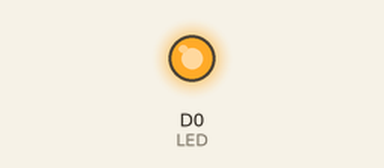
Recording of a sketch running on a simulated ESP8266 (NodeMCU). On the bench: output pins drawn as LEDs (lit = HIGH).

Above: at 2.4 s.
At 7.05 s:
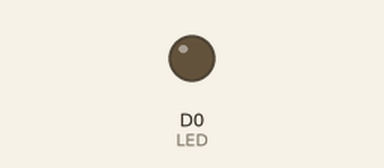
Timing chart, 0 to 7.3 s (numbered marks = the images above):
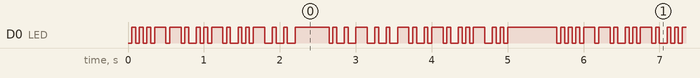

The sketch:

NodeMCU__Hello_World_in_Morse_Light.ino
```cpp
String msg = ".... . .-.. .-.. --- / .-- --- .-. .-.. -..///";
int LED = D0;

void setup() {
  pinMode(LED, OUTPUT);
  digitalWrite(LED, HIGH);
}

void loop() {
  // put your main code here, to run repeatedly:

  for (int i = 0; i < msg.length(); i++) {
    switch (msg[i]) {
      case '.':
        digitalWrite(LED, LOW);
        delay (50);
        digitalWrite(LED, HIGH);
        delay (50);
        break;

      case '-':
        digitalWrite(LED, LOW);
        delay (100);
        digitalWrite(LED, HIGH);
        delay (50);
        break;

      case ' ':
        digitalWrite(LED, HIGH);
        delay (100);
        break;

      case '/':
        digitalWrite(LED, HIGH);
        delay (200);
        break;
    }
  }
}
```

Measured:
- by itself, D0 (LED): moves between LOW and HIGH, repeating every 5.7 s
- by itself, everything shown: repeats every 5.7 s, in 24 steps
